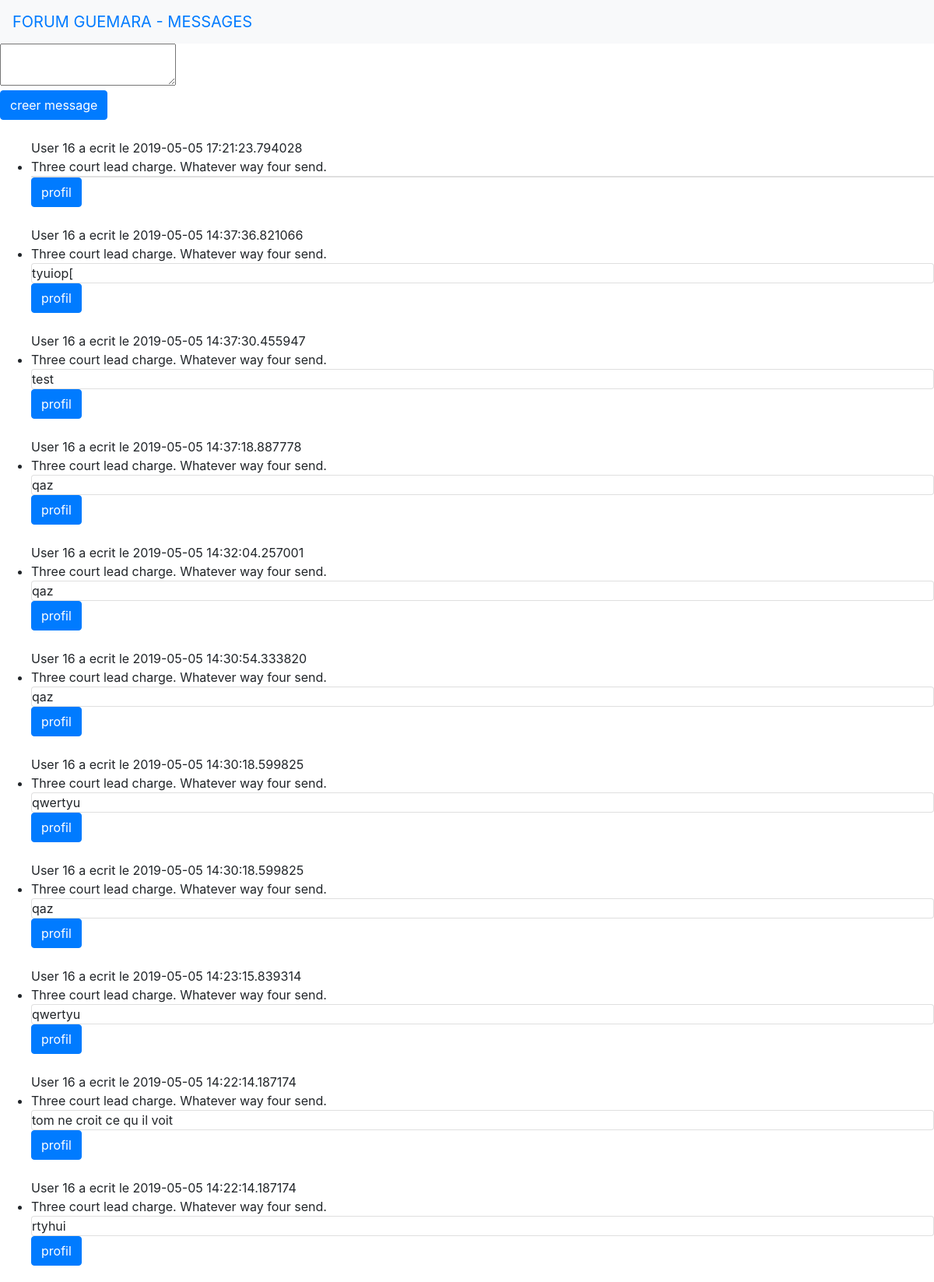
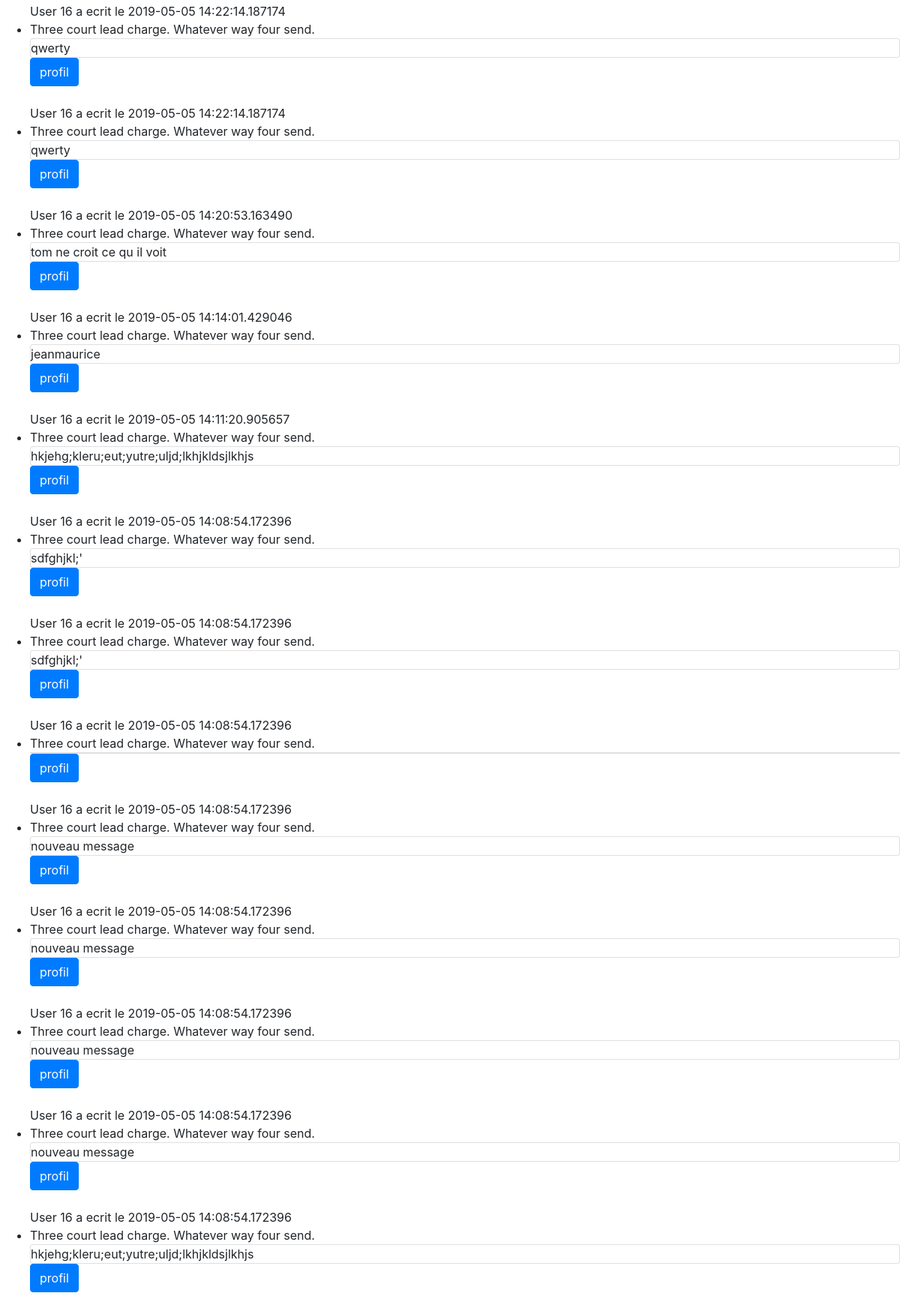
/home/1 (upper part), run on the app's committed database (2 pictures, top to bottom).
### models.py (models this page shows)
class Message(db.Model):
	id = db.Column(db.Integer, primary_key=True)
	text = db.Column(db.Text)
	date = db.Column(db.DateTime, default=datetime.datetime.now)
	discussion_id = db.Column(db.Integer, db.ForeignKey('discussion.id'), nullable=False)
	user_id = db.Column(db.Integer, db.ForeignKey('user.id'), nullable=False)

class Discussion(db.Model):
	id = db.Column(db.Integer, primary_key=True)
	titre = db.Column(db.Text, nullable=False, unique=True)

### app.py (the view)
@app.route('/home/<int:discussion_id>',methods=['GET', 'POST'])
def home(discussion_id):
	if request.method=='POST':
		user=User.query.filter_by(username=session['username']).first()
		mon_message=Message(text=request.form['text'], discussion_id=discussion_id, user_id=user.id)
		db.session.add(mon_message)
		db.session.commit()
	messages = Message.query.filter_by(discussion_id=discussion_id).order_by(desc(Message.date)).all()
	discussion = Discussion.query.filter_by(id=discussion_id).first()
	for message in messages:
		message.user=User.query.filter_by(id=message.user_id).first()
		print(message.user)
	return render_template('home.html', messages=messages, discussion=discussion )

### templates/home.html (shortened to what this page needs)
<!DOCTYPE html>
<head>
  <link rel="stylesheet" href="https://stackpath.bootstrapcdn.com/bootstrap/4.3.1/css/bootstrap.min.css">
</head>
<body>
  <nav class="navbar navbar-primary bg-light">
    <a class="navbar-brand" href="/">FORUM GUEMARA - MESSAGES</a>
  </nav>
  <form method="POST" action="/home/{{discussion.id}}" class="lg-4">
    <textarea name="text"></textarea><br>
    <button type="submit" class="btn btn-primary">creer message</button>
  </form>
	<ul>
    {% for message in messages %}
    <br>User {{message.user_id}} a ecrit le {{message.date}}
        <li>
            {{discussion.titre}}
    	   <div class="card">{{message.text}}</div>
           <a class="btn btn-primary" href="/profil/{{message.user_id}}">profil</a>
        </li>
    {%endfor%}
    </ul>
</body>
</html>

### data on the page
Message: user_id "16", date "2019-05-05 17:21:23.794028"
Discussion: titre "Three court lead charge. Whatever way four send."
Message: user_id "16", date "2019-05-05 14:37:36.821066", text "tyuiop["
Message: user_id "16", date "2019-05-05 14:37:30.455947", text "test"
Message: user_id "16", date "2019-05-05 14:37:18.887778", text "qaz"
Message: user_id "16", date "2019-05-05 14:32:04.257001", text "qaz"
Message: user_id "16", date "2019-05-05 14:30:54.333820", text "qaz"
Message: user_id "16", date "2019-05-05 14:30:18.599825", text "qwertyu"
Message: user_id "16", date "2019-05-05 14:30:18.599825", text "qaz"
Message: user_id "16", date "2019-05-05 14:23:15.839314", text "qwertyu"
Message: user_id "16", date "2019-05-05 14:22:14.187174", text "tom ne croit ce qu il voit"
Message: user_id "16", date "2019-05-05 14:22:14.187174", text "rtyhui"
Message: user_id "16", date "2019-05-05 14:22:14.187174", text "qwerty"
Message: user_id "16", date "2019-05-05 14:22:14.187174", text "qwerty"
Message: user_id "16", date "2019-05-05 14:20:53.163490", text "tom ne croit ce qu il voit"
Message: user_id "16", date "2019-05-05 14:14:01.429046", text "jeanmaurice"
Message: user_id "16", date "2019-05-05 14:11:20.905657", text "hkjehg;kleru;eut;yutre;uljd;lkhjkldsjlkhjs"
Message: user_id "16", date "2019-05-05 14:08:54.172396", text "sdfghjkl;'"
Message: user_id "16", date "2019-05-05 14:08:54.172396", text "sdfghjkl;'"
Message: user_id "16", date "2019-05-05 14:08:54.172396"
Message: user_id "16", date "2019-05-05 14:08:54.172396", text "nouveau message"
Message: user_id "16", date "2019-05-05 14:08:54.172396", text "nouveau message"
Message: user_id "16", date "2019-05-05 14:08:54.172396", text "nouveau message"
Message: user_id "16", date "2019-05-05 14:08:54.172396", text "nouveau message"
Message: user_id "16", date "2019-05-05 14:08:54.172396", text "hkjehg;kleru;eut;yutre;uljd;lkhjkldsjlkhjs"
